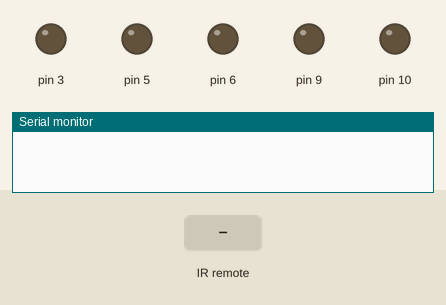
Bench run of a sketch on a simulated Arduino Uno, built with avr-gcc and run on an emulated ATmega328P. Parts: output pins drawn as LEDs (lit = HIGH), the last lines printed to the serial monitor. The test bench sets the inputs (shaded band).

Above: at 1.2 s.
1.3 s: infrared code 0xFF30CF received
At 1.9 s:
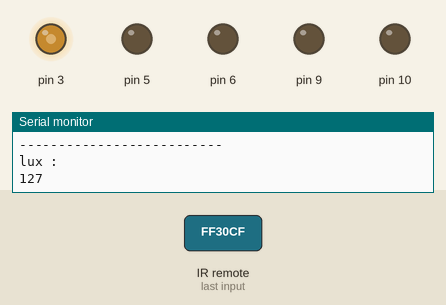
2.8 s: infrared code 0xFFA857 received
At 4.0 s:
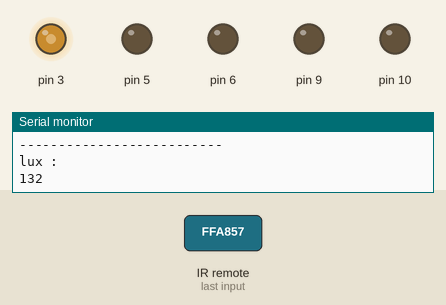
4.3 s: infrared code 0xFF18E7 received
At 5.4 s:
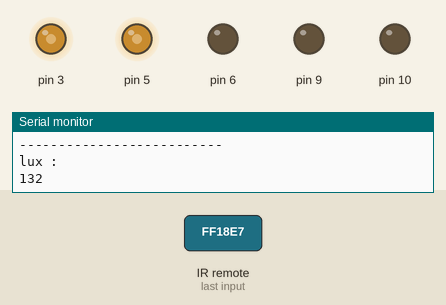
5.8 s: infrared code 0xFFE01F received
At 6.5 s:
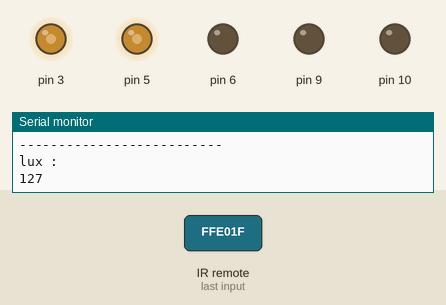
7.3 s: infrared code 0xFF38C7 received
At 7.7 s:
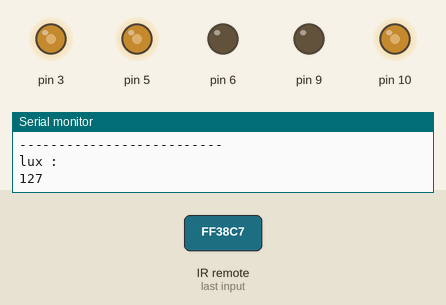
8.8 s: infrared code 0xFF7A85 received
At 10.0 s:
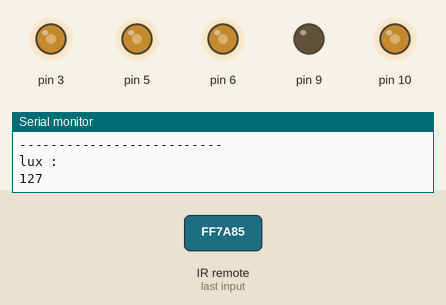
Timing chart, 0 to 11.3 s (numbered marks = the images above; inputs shaded):
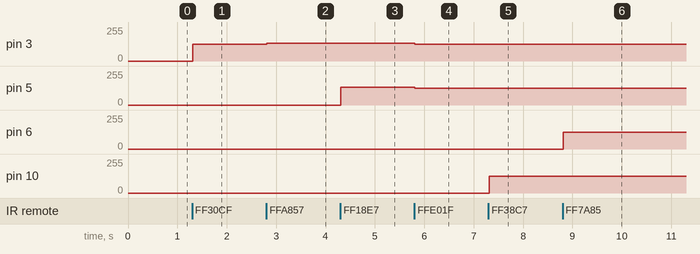

Measured:
- after the input at 1.3 s, pin 3: 0/255 → 127/255 at once
- after the input at 2.8 s, pin 3: 127/255 → 132/255 at once
- after the input at 4.3 s, pin 5: 0/255 → 132/255 at once
- after the input at 5.8 s, pin 3, pin 5: 132/255 → 127/255 at once
- after the input at 7.3 s, pin 10: 0/255 → 127/255 at once
- after the input at 8.8 s, pin 6: 0/255 → 127/255 at once

The sketch:

IR_RemotCon.ino
```cpp
// (licence header left out)
/* https://github.com/z3t0/Arduino-IRremote */
#include <IRremote.h>

int RECV_PIN = 11;

int lux=127;
IRrecv irrecv(RECV_PIN);
long pass;
decode_results results;


void setup()
{
  Serial.begin(9600);
  irrecv.enableIRIn(); // Start the receiver

pinMode(3, OUTPUT);
pinMode(5, OUTPUT);
pinMode(6, OUTPUT);
pinMode(9, OUTPUT);
pinMode(10, OUTPUT);

}
int i1 = 0;
int i2 = 0;
int i3 = 0;
int i4 = 0;
int i5 = 0;

void loop() {
  if (irrecv.decode(&results)) {
    delay(10);
    Serial.print("0x");
    Serial.print(results.value, HEX);
    Serial.print(" : ");
    Serial.println(results.value);
    Serial.println("--------------------------");
    irrecv.resume(); // Receive the next value
    if(results.value==16754775){
      if(lux>255)
      lux=255;
      else
     lux+=5;
     analogWrite(3, lux*i1);
     analogWrite(5, lux*i2);
     analogWrite(6, lux*i3);
     analogWrite(9, lux*i4);
     analogWrite(10, lux*i5);
     }
     else if(results.value==16769055){
      if(lux<0)
      lux=0;
      else
      lux-=5;
     analogWrite(3, lux*i1);
     analogWrite(5, lux*i2);
     analogWrite(6, lux*i3);
     analogWrite(9, lux*i4);
     analogWrite(10, lux*i5);
      }
      Serial.println("lux :");
      Serial.println(lux);

    //button 1
    if(i1 == 0 && results.value == 16724175)
    {
      analogWrite(3,lux);
      i1 = 1;
    }
    else if(i1 == 1 && results.value == 16724175)
    {
      digitalWrite(3, LOW);
      i1 = 0;
    }
    //button 2
     else if(i2 == 0&&results.value == 16718055)
    {
      analogWrite(5, lux);
      i2 = 1;
    }
    else if(i2 == 1 && results.value == 16718055)
    {
      digitalWrite(5, LOW);
      i2 = 0;
    }
    //button 3
    else if(i3 == 0 && results.value == 16743045)
    {
       analogWrite(6, lux);
      i3 = 1;
    }
    else if(i3 == 1 && results.value == 16743045)
    {
      digitalWrite(6, LOW);
      i3 = 0;
    }
    //button 4
    else if(i4 == 0 && results.value == 16716015)
    {
      analogWrite(9, lux);
      i4 = 1;
    }
    else if(i4 == 1 && results.value == 16716015)
    {
      digitalWrite(9, LOW);
      i4 = 0;
    }
    //button 5
    else if(i5 == 0 && results.value == 16726215)
    {
      analogWrite(10, lux);
      i5 = 1;
    }
    else if(i5 == 1 && results.value == 16726215)
    {
      digitalWrite(10, LOW);
      i5 = 0;
    }

  }
}
```
